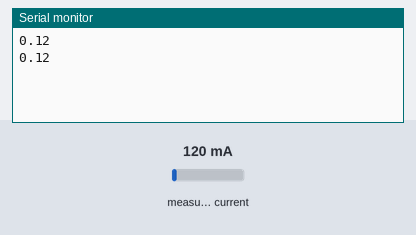
This sketch was run on a simulated Arduino Uno, built with avr-gcc and run on an emulated ATmega328P. On the bench: the last lines printed to the serial monitor. The inputs (shaded band) are chosen by the test bench; at power-on: measured current 120 mA.

Above: at 3.1 s.
3.2 s: measured current set to 40 mA
At 4.9 s:
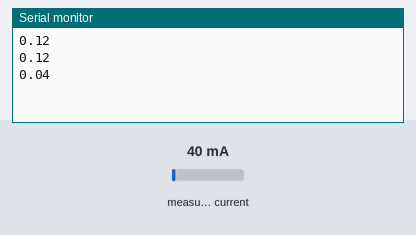
6.1 s: measured current set to 500 mA
At 8.1 s:
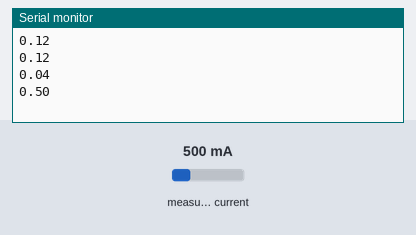
Timing chart, 0 to 9.6 s (numbered marks = the images above; inputs shaded):
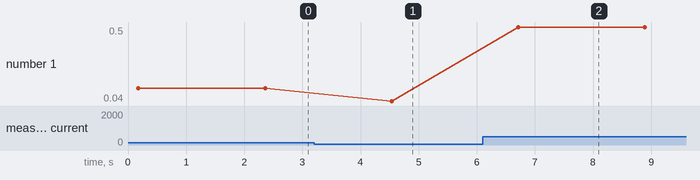

The sketch:

systemtestcode.ino
```cpp
#include <EmonLib.h>
EnergyMonitor emon1;

void setup() {

  Serial.begin(9600);

  emon1.current(A0, 111.1);

}

void loop() {
   float Irms = emon1.calcIrms(1480);


  Serial.println(Irms);

  delay(2000);
}
```

Measured:
- after the input at 3.2 s, the serial monitor: prints a new line after 1.3 s (image 1)
- after the input at 6.1 s, the serial monitor: prints a new line after 0.61 s (image 2)
- plotted number 1: 0.12 → 0.04 after the input at 3.2 s, 0.04 → 0.5 after the input at 6.1 s
